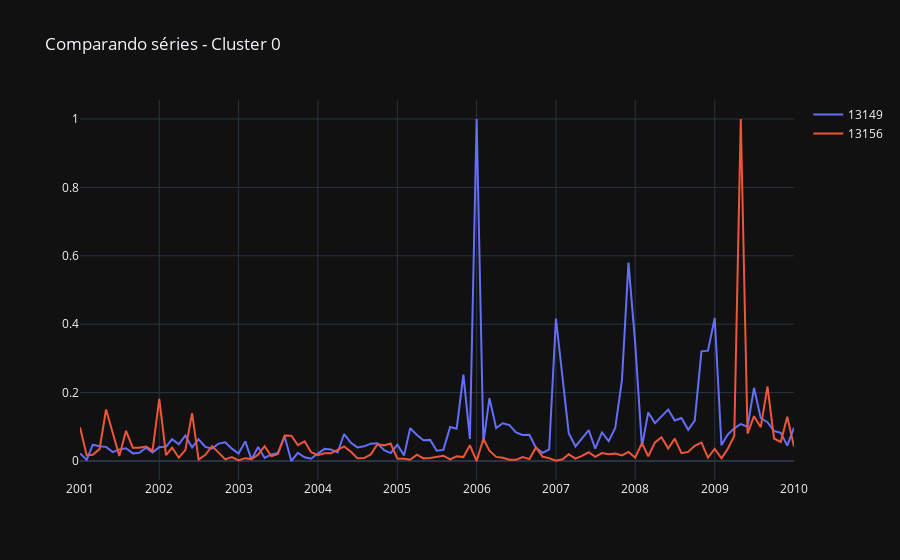

Source (notebook cell):
### Code cell
cluster = '0'
cluster_df = c0
###
data0 = []
color_list =  ['#1f77b4', '#ff7f0e', '#2ca02c', '#d62728', '#9467bd']
for i in cluster_df.index:
    temp_df = list_to_dtw[i]
    trace = go.Scatter(x = temp_df['date'],
                       y = normalize_list_numpy(temp_df[temp_df.columns[-1]]),
                       name = cluster_df['code'][i],
                       mode = 'lines')#, marker = dict(color = color_list[c]))
    data0.append(trace)
    
layout = go.Layout(title = 'Comparando séries - Cluster '+cluster, template = 'plotly_dark')
fig = go.Figure(data=data, layout = layout)
pyo.iplot(fig, config=dict(showLink = False))
